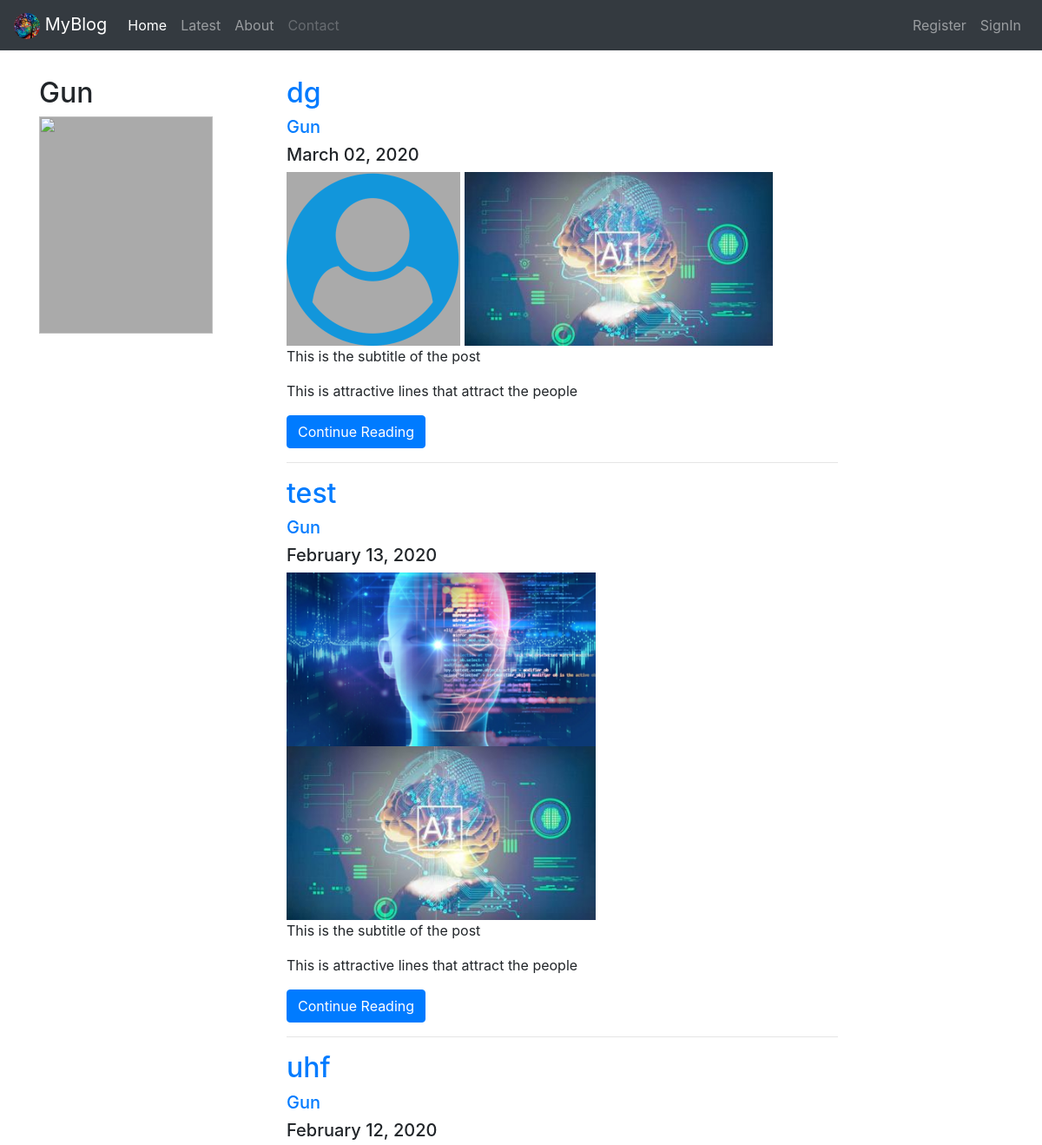
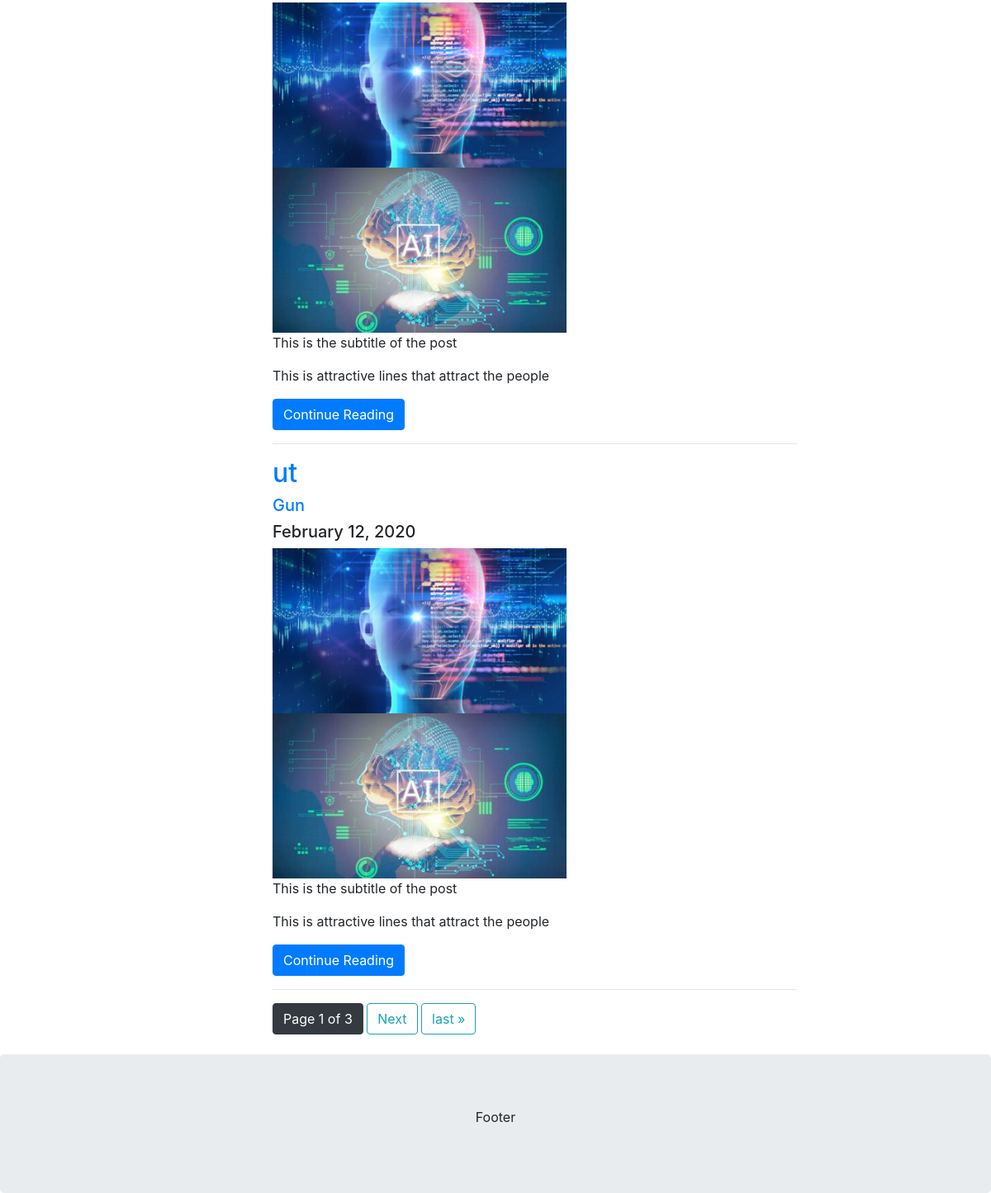
/post/Gun/, run on the app's committed database (2 pictures, top to bottom).
### Blog/models.py (models this page shows, shortened)
class Post(models.Model):
    title=models.CharField(max_length=50)
    sub_title=models.CharField(default="This is the subtitle of the post ",max_length=150)
    attractiv_lines=models.TextField(default="This is attractive lines that attract the people ",max_length=1000)
    content=models.TextField(max_length=4000)
    date_posted=models.DateTimeField(default=timezone.now)
    blog_image=models.ImageField(default='profile_icon.png',upload_to='profile_pics')
    blog_image_1=models.ImageField(default='default.jpg',upload_to='media/blog_pics')
    author =models.ForeignKey(User,on_delete=models.CASCADE)   #this for if we delete the user the post will also deleted and not vice versa

### Blog/views.py (the view)
# urls.py: path('post/<str:username>/', UserPostListView.as_view(), name='user-posts'),
class UserPostListView(ListView):
    model = Post
    template_name = 'blog/user_post.html'
    context_object_name = 'posts'
    paginate_by = 4
    def get_queryset(self):
        user= get_object_or_404(User,username=self.kwargs.get('username'))
        return Post.objects.filter(author=user).order_by('-date_posted')

### Blog/templates/Blog/user_post.html (shortened to what this page needs)
{% extends 'Blog/base.html'%}
{% load static %}
{% block body %}
  <link rel="stylesheet" href="https://maxcdn.bootstrapcdn.com/bootstrap/4.4.1/css/bootstrap.min.css">
<div class="container" style="margin-top:30px">
  <div class="row">
    <div class="col-sm-3">
      <h2>{{ view.kwargs.username }}</h2>
      <img class="profileimg" src="{{ object.author.profile.image.url }}">
    </div>
      <div class="col-sm-7">
        {% for post in posts %}
              <h2><a class="'article-title" href="{% url 'post-detail' post.id %}">{{post.title}}</a></h2>
             <h5><a class="mr-2" href="#">{{ post.author }}</a></h5>
              <h5>{{ post.date_posted|date:"F d, Y" }}</h5>
              <img class="fakeimg" src="/media/{{ post.blog_image }}">
              <img class="fakeimg" src="/media/{{ post.blog_image_1 }}">
              <p>{{ post.sub_title }}</p>
              <p>{{ post.attractiv_lines }}</p>
              <a href="{% url 'post-detail' post.id%}" class="btn btn-primary">Continue Reading</a>
              <br>
          <hr>
        {% endfor %}
      <div class="pagination">
            <span class="step-links">
                <span class="btn btn-dark mb-4">
                    Page {{ page_obj.number }} of {{ page_obj.paginator.num_pages }}
                </span>
                {% if page_obj.has_next %}
                    <a class="btn btn-outline-info mb-4" href="?page={{ page_obj.next_page_number }}">Next</a>
                    <a class="btn btn-outline-info mb-4" href="?page={{ page_obj.paginator.num_pages }}">last &raquo</a>
                {% endif %}
            </span>
     </div>
     </div>
    <br>
       </div>
</div>
<div class="jumbotron text-center" style="margin-bottom:0">
  <p>Footer</p>
</div>
{% endblock %}

### Blog/templates/Blog/user_post.html (style rules this page uses)
.fakeimg { height: 200px; background: #aaa; }
.profileimg { height: 250px; width: 200px; background: #aaa; col-sm-3; }

### data on the page
Post: title "dg", author "Gun", date_posted "March 02, 2020", blog_image (picture), blog_image_1 (placeholder picture), sub_title "This is the subtitle of the post", attractiv_lines "This is attractive lines that attract the people"
Post: title "test", author "Gun", date_posted "February 13, 2020", blog_image (placeholder picture), blog_image_1 (placeholder picture), sub_title "This is the subtitle of the post", attractiv_lines "This is attractive lines that attract the people"
Post: title "uhf", author "Gun", date_posted "February 12, 2020", blog_image (placeholder picture), blog_image_1 (placeholder picture), sub_title "This is the subtitle of the post", attractiv_lines "This is attractive lines that attract the people"
Post: title "ut", author "Gun", date_posted "February 12, 2020", blog_image (placeholder picture), blog_image_1 (placeholder picture), sub_title "This is the subtitle of the post", attractiv_lines "This is attractive lines that attract the people"

### other printed values
{{ view.kwargs.username }} "Gun"
{{ page_obj.number }} "1"
{{ page_obj.paginator.num_pages }} "3"
